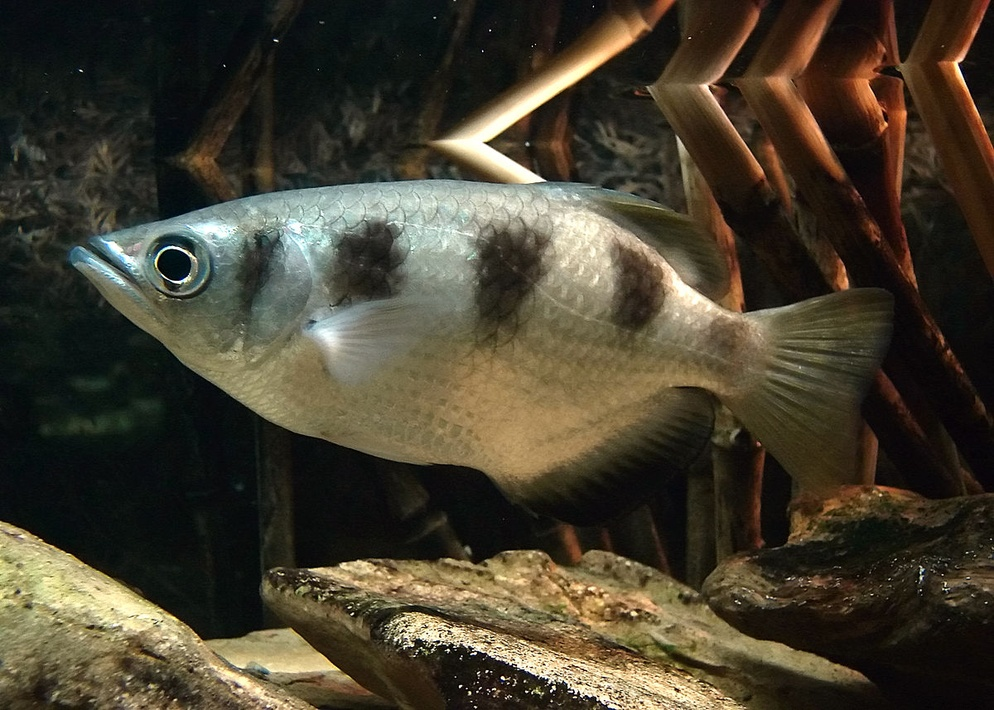
#> input picture archerfishtest.jpg, 994 x 710 px, shrunk from 1200 x 857 before the run
$ python adaptive_thresholding.py --image archerfishtest.jpg
#> lines starting #> are read from the running program, lines starting #| are printed output that depends on the picture; after the words box and inside, x2 and y2 are one past the last pixel; in counts of white or black regions, pixels touching at a corner belong together
'''
Adaptive thresholding
considers small neighbors of pixels and
then finds an optimal threshold value T for
each neighbor.
Good for cases where there are dramatic ranges
of pixel intensities.
'''

import numpy as np
import argparse
import cv2

ap = argparse.ArgumentParser()
ap.add_argument("-i", "--image", required = True, help = "Path to the image")
args = vars(ap.parse_args())

image = cv2.imread(args["image"])
#> image is the input picture: shape (710, 994, 3); mean B, G, R 47.3, 63.1, 69.6
image = cv2.cvtColor(image, cv2.COLOR_BGR2GRAY)
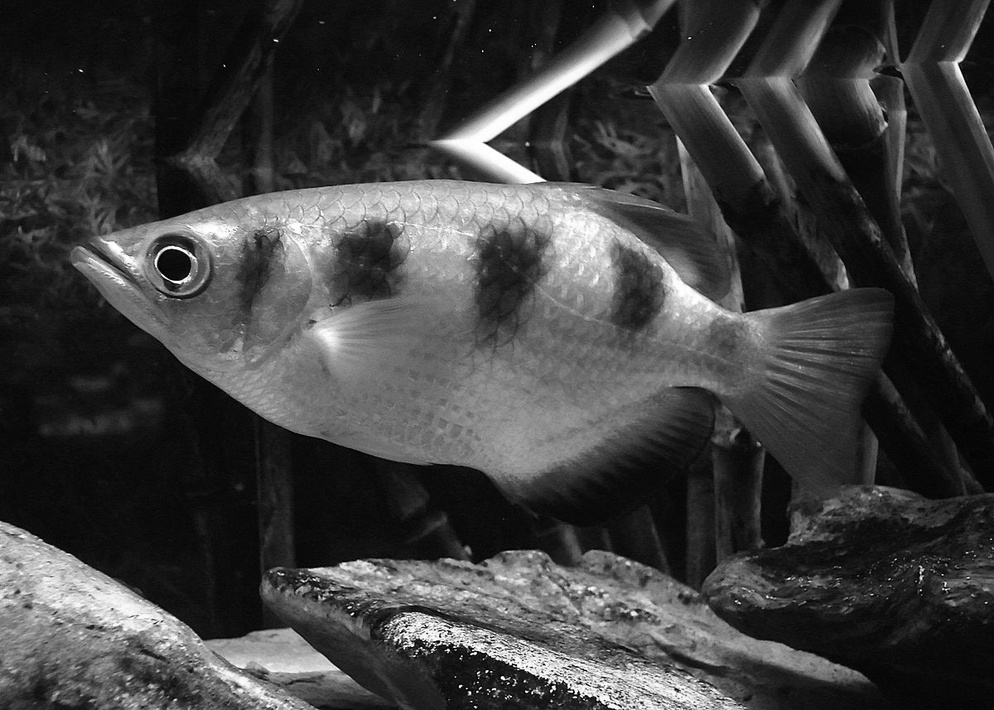
#> image: shape (710, 994); min 0, max 255, mean 63.2
blurred = cv2.GaussianBlur(image, (5, 5), 0)
cv2.imshow("Image", image)

# 11 is neighborhood size --> 11 x 11 regions of image
# 4 is C --> int subtracted from mean, fine tunes thresholding
thresh = cv2.adaptiveThreshold(blurred, 255, cv2.ADAPTIVE_THRESH_MEAN_C,
    cv2.THRESH_BINARY_INV, 11, 4)
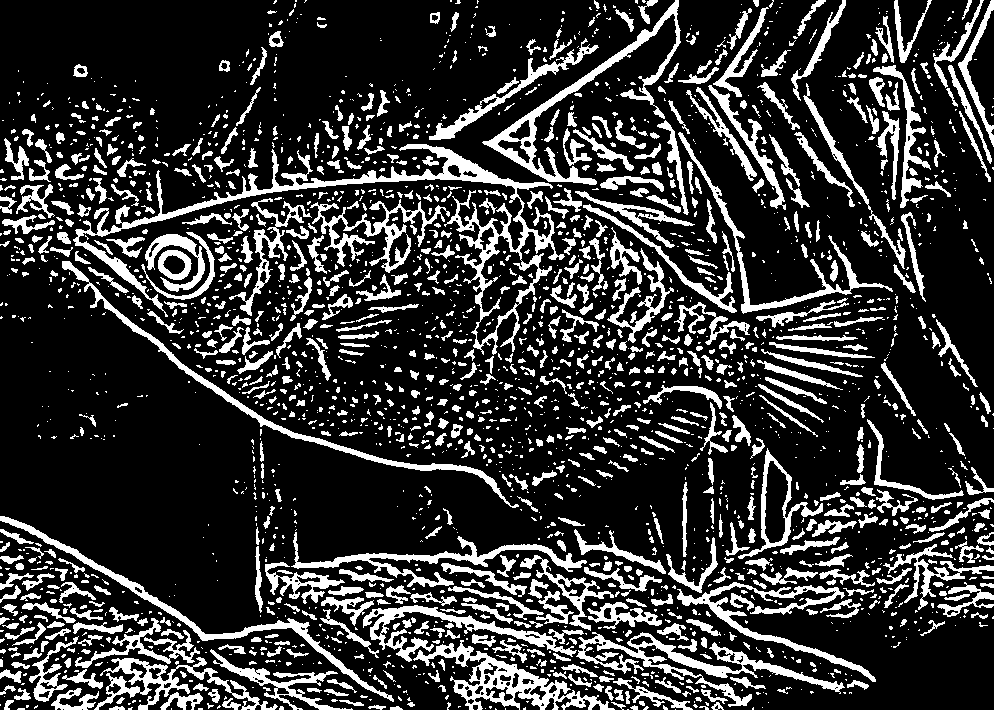
#> thresh: shape (710, 994); 21% white; 2575 white regions (1686 under 20 px), largest, box (x1, y1, x2, y2) and area: (73, 144, 565, 355) 9060, (482, 0, 681, 185) 3734, (576, 632, 845, 707) 3708
cv2.imshow("Mean Thresh", thresh)

thresh = cv2.adaptiveThreshold(blurred, 255,
    cv2.ADAPTIVE_THRESH_GAUSSIAN_C, cv2.THRESH_BINARY_INV, 15, 3)
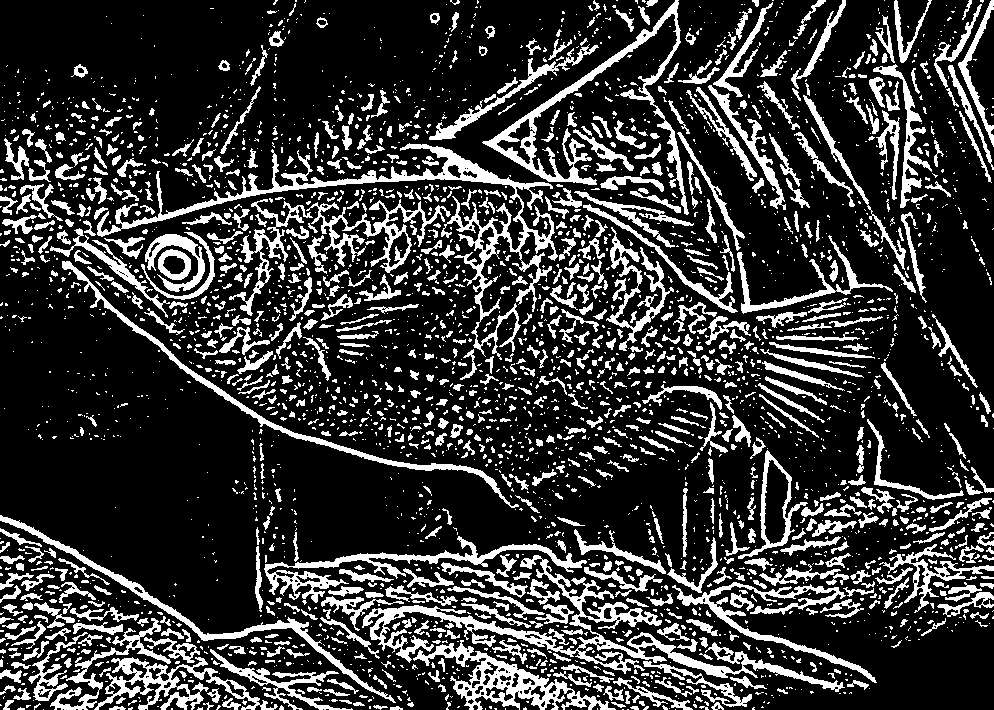
#> thresh: shape (710, 994); 21.5% white; 3448 white regions (2510 under 20 px), largest, box (x1, y1, x2, y2) and area: (97, 143, 558, 360) 8076, (362, 555, 845, 692) 7562, (482, 0, 689, 215) 4510
cv2.imshow("Gaussian Thresh", thresh)

cv2.waitKey(0)
